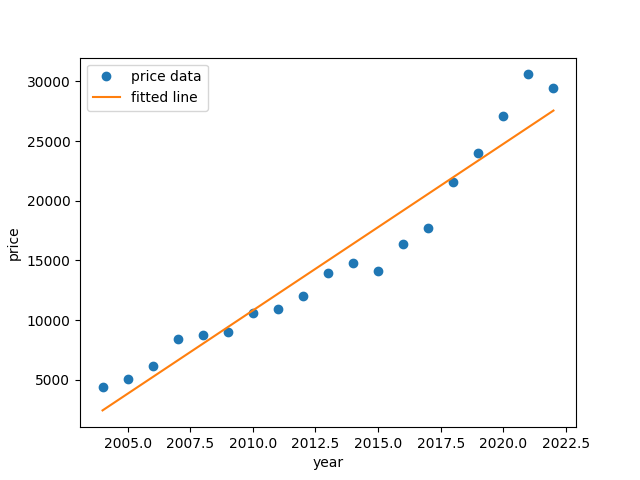

Here is the Python script that generated this plot:
import matplotlib.pyplot as plt

# 年份数据
year = [2004 + i for i in range(19)]

# 价格数据
prices = [
    4355.94, 5041.21, 6152.17, 8439.06, 8781, 8988, 10615,
    10925.84, 12000.88, 13954, 14739, 14083, 16346, 17685,
    21581.78, 24015, 27112, 30580, 29455
]

# 系数a和b
param = [0.0, 0.0]

# 最小二乘法计算线性回归的参数
n = len(year)
sum_x = sum(year)
sum_y = sum(prices)
sum_xy = sum(year[i] * prices[i] for i in range(n))
sum_x2 = sum(year[i] ** 2 for i in range(n))

# 计算a和b的值
param[0] = (n * sum_xy - sum_x * sum_y) / (n * sum_x2 - sum_x ** 2)  # 斜率a
param[1] = (sum_y - param[0] * sum_x) / n  # 截距b

print("系数a和b分别为：" + str(param))


# 定义线性函数
def linear_function(x, param):
    return param[0] * x + param[1]


# 绘图
plt.plot(year, prices, 'o', label='price data')
plt.plot(year, [linear_function(y, param) for y in year], label='fitted line')
plt.xlabel('year')
plt.ylabel('price')
plt.legend()
plt.show()
